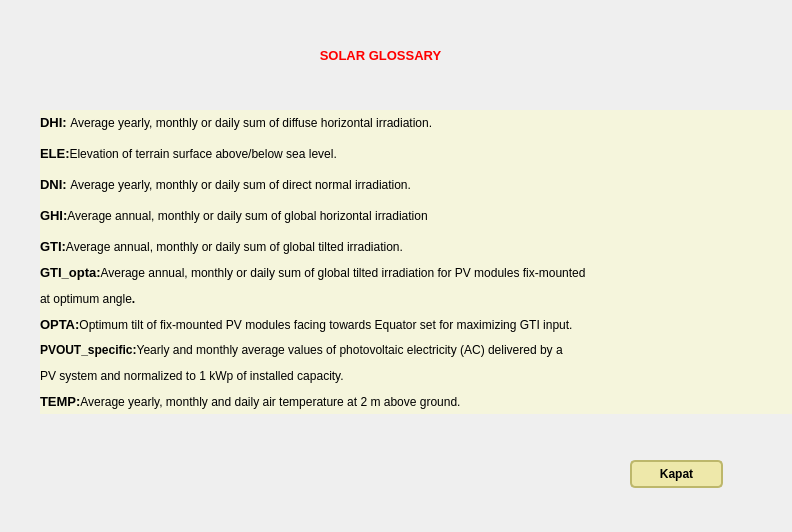
<?xml version="1.0" encoding="UTF-8"?>
<ui version="4.0">
 <class>Dialog</class>
 <widget class="QDialog" name="Dialog">
  <property name="geometry">
   <rect>
    <x>0</x>
    <y>0</y>
    <width>792</width>
    <height>532</height>
   </rect>
  </property>
  <property name="windowTitle">
   <string>Solar Glossary</string>
  </property>
  <property name="styleSheet">
   <string notr="true">.QWidget {
   background-color: beige;
}

/* Nice Windows-XP-style password character. */
QLineEdit[echoMode=&quot;2&quot;] {
    lineedit-password-character: 9679;
}

/* We provide a min-width and min-height for push buttons
   so that they look elegant regardless of the width of the text. */
QPushButton {
    background-color: palegoldenrod;
    border-width: 2px;
    border-color: darkkhaki;
    border-style: solid;
    border-radius: 5;
    padding: 3px;
    min-width: 9ex;
    min-height: 2.5ex;
}

QPushButton:hover {
   background-color: khaki;
}

/* Increase the padding, so the text is shifted when the button is
   pressed. */
QPushButton:pressed {
    padding-left: 5px;
    padding-top: 5px;
    background-color: #d0d67c;
}

QLabel, QAbstractButton {
    font: bold;
}

/* Mark mandatory fields with a brownish color. */
.mandatory {
    color: brown;
}

/* Bold text on status bar looks awful. */
QStatusBar QLabel {
   font: normal;
}

QStatusBar::item {
    border-width: 1;
    border-color: darkkhaki;
    border-style: solid;
    border-radius: 2;
}

QComboBox, QLineEdit, QSpinBox, QTextEdit, QListView {
    background-color: cornsilk;
    selection-color: #0a214c; 
    selection-background-color: #C19A6B;
}

QListView {
    show-decoration-selected: 1;
}

QListView::item:hover {
    background-color: wheat;
}

/* We reserve 1 pixel space in padding. When we get the focus,
   we kill the padding and enlarge the border. This makes the items
   glow. */
QLineEdit, QFrame {
    border-width: 2px;
    padding: 1px;
    border-style: solid;
    border-color: darkkhaki;
    border-radius: 5px;
}

/* As mentioned above, eliminate the padding and increase the border. */
QLineEdit:focus, QFrame:focus {
    border-width: 3px;
    padding: 0px;
}

/* A QLabel is a QFrame ... */
QLabel {
    border: none;
    padding: 0;
    background: none;
}

/* A QToolTip is a QLabel ... */
QToolTip {
    border: 2px solid darkkhaki;
    padding: 5px;
    border-radius: 3px;
    opacity: 200;
}

/* Nice to have the background color change when hovered. */
QRadioButton:hover, QCheckBox:hover {
    background-color: wheat;
}

/* Force the dialog's buttons to follow the Windows guidelines. */
QDialogButtonBox {
    button-layout: 0;
}</string>
  </property>
  <widget class="QPushButton" name="pushButton">
   <property name="geometry">
    <rect>
     <x>630</x>
     <y>460</y>
     <width>93</width>
     <height>28</height>
    </rect>
   </property>
   <property name="text">
    <string>Kapat</string>
   </property>
  </widget>
  <widget class="QLabel" name="label_4">
   <property name="geometry">
    <rect>
     <x>290</x>
     <y>40</y>
     <width>181</width>
     <height>31</height>
    </rect>
   </property>
   <property name="text">
    <string>&lt;html&gt;&lt;head/&gt;&lt;body&gt;&lt;p align=&quot;center&quot;&gt;&lt;span style=&quot; font-size:10pt; font-weight:600; color:#ff0000;&quot;&gt;SOLAR GLOSSARY&lt;/span&gt;&lt;/p&gt;&lt;/body&gt;&lt;/html&gt;</string>
   </property>
  </widget>
  <widget class="QWidget" name="layoutWidget">
   <property name="geometry">
    <rect>
     <x>40</x>
     <y>110</y>
     <width>780</width>
     <height>304</height>
    </rect>
   </property>
   <layout class="QVBoxLayout" name="verticalLayout">
    <item>
     <widget class="QLabel" name="label">
      <property name="text">
       <string>&lt;html&gt;&lt;head/&gt;&lt;body&gt;&lt;p&gt;&lt;span style=&quot; font-size:10pt;&quot;&gt;DHI: &lt;/span&gt;&lt;span style=&quot; font-size:9pt; font-weight:400;&quot;&gt;Average yearly, monthly or daily sum of diffuse horizontal irradiation.&lt;/span&gt;&lt;/p&gt;&lt;/body&gt;&lt;/html&gt;</string>
      </property>
     </widget>
    </item>
    <item>
     <widget class="QLabel" name="label_3">
      <property name="text">
       <string>&lt;html&gt;&lt;head/&gt;&lt;body&gt;&lt;p&gt;&lt;span style=&quot; font-size:10pt;&quot;&gt;ELE:&lt;/span&gt;&lt;span style=&quot; font-size:9pt; font-weight:400;&quot;&gt;Elevation of terrain surface above/below sea level.&lt;/span&gt;&lt;/p&gt;&lt;/body&gt;&lt;/html&gt;</string>
      </property>
     </widget>
    </item>
    <item>
     <widget class="QLabel" name="label_11">
      <property name="text">
       <string>&lt;html&gt;&lt;head/&gt;&lt;body&gt;&lt;p&gt;&lt;span style=&quot; font-size:10pt;&quot;&gt;DNI: &lt;/span&gt;&lt;span style=&quot; font-size:9pt; font-weight:400;&quot;&gt;Average yearly, monthly or daily sum of direct normal irradiation.&lt;/span&gt;&lt;/p&gt;&lt;/body&gt;&lt;/html&gt;</string>
      </property>
     </widget>
    </item>
    <item>
     <widget class="QLabel" name="label_2">
      <property name="text">
       <string>&lt;html&gt;&lt;head/&gt;&lt;body&gt;&lt;p&gt;&lt;span style=&quot; font-size:10pt;&quot;&gt;GHI:&lt;/span&gt;&lt;span style=&quot; font-size:9pt; font-weight:400;&quot;&gt;Average annual, monthly or daily sum of global horizontal irradiation&lt;/span&gt;&lt;/p&gt;&lt;/body&gt;&lt;/html&gt;</string>
      </property>
     </widget>
    </item>
    <item>
     <widget class="QLabel" name="label_6">
      <property name="text">
       <string>&lt;html&gt;&lt;head/&gt;&lt;body&gt;&lt;p&gt;&lt;span style=&quot; font-size:10pt;&quot;&gt;GTI:&lt;/span&gt;&lt;span style=&quot; font-size:9pt; font-weight:400;&quot;&gt;Average annual, monthly or daily sum of global tilted irradiation.&lt;/span&gt;&lt;/p&gt;&lt;/body&gt;&lt;/html&gt;</string>
      </property>
     </widget>
    </item>
    <item>
     <widget class="QLabel" name="label_7">
      <property name="text">
       <string>&lt;html&gt;&lt;head/&gt;&lt;body&gt;&lt;p&gt;&lt;span style=&quot; font-size:10pt;&quot;&gt;GTI_opta:&lt;/span&gt;&lt;span style=&quot; font-size:9pt; font-weight:400;&quot;&gt;Average annual, monthly or daily sum of global tilted irradiation for PV modules fix-mounted &lt;/span&gt;&lt;/p&gt;&lt;p&gt;&lt;span style=&quot; font-size:9pt; font-weight:400;&quot;&gt;at optimum angle&lt;/span&gt;&lt;span style=&quot; font-size:9pt;&quot;&gt;.&lt;/span&gt;&lt;/p&gt;&lt;/body&gt;&lt;/html&gt;</string>
      </property>
     </widget>
    </item>
    <item>
     <widget class="QLabel" name="label_9">
      <property name="text">
       <string>&lt;html&gt;&lt;head/&gt;&lt;body&gt;&lt;p&gt;&lt;span style=&quot; font-size:10pt;&quot;&gt;OPTA:&lt;/span&gt;&lt;span style=&quot; font-size:9pt; font-weight:400;&quot;&gt;Optimum tilt of fix-mounted PV modules facing towards Equator set for maximizing GTI input.&lt;/span&gt;&lt;/p&gt;&lt;/body&gt;&lt;/html&gt;</string>
      </property>
     </widget>
    </item>
    <item>
     <widget class="QLabel" name="label_8">
      <property name="text">
       <string>&lt;html&gt;&lt;head/&gt;&lt;body&gt;&lt;p&gt;&lt;span style=&quot; font-size:9pt;&quot;&gt;PVOUT_specific:&lt;/span&gt;&lt;span style=&quot; font-size:9pt; font-weight:400;&quot;&gt;Yearly and monthly average values of photovoltaic electricity (AC) delivered by a &lt;/span&gt;&lt;/p&gt;&lt;p&gt;&lt;span style=&quot; font-size:9pt; font-weight:400;&quot;&gt;PV system and normalized to 1 kWp of installed capacity.&lt;/span&gt;&lt;/p&gt;&lt;/body&gt;&lt;/html&gt;</string>
      </property>
     </widget>
    </item>
    <item>
     <widget class="QLabel" name="label_10">
      <property name="text">
       <string>&lt;html&gt;&lt;head/&gt;&lt;body&gt;&lt;p&gt;&lt;span style=&quot; font-size:10pt;&quot;&gt;TEMP:&lt;/span&gt;&lt;span style=&quot; font-size:10pt; font-weight:400;&quot;/&gt;&lt;span style=&quot; font-size:9pt; font-weight:400;&quot;&gt;Average yearly, monthly and daily air temperature at 2 m above ground.&lt;/span&gt;&lt;/p&gt;&lt;/body&gt;&lt;/html&gt;</string>
      </property>
     </widget>
    </item>
   </layout>
  </widget>
 </widget>
 <resources/>
 <connections/>
</ui>
